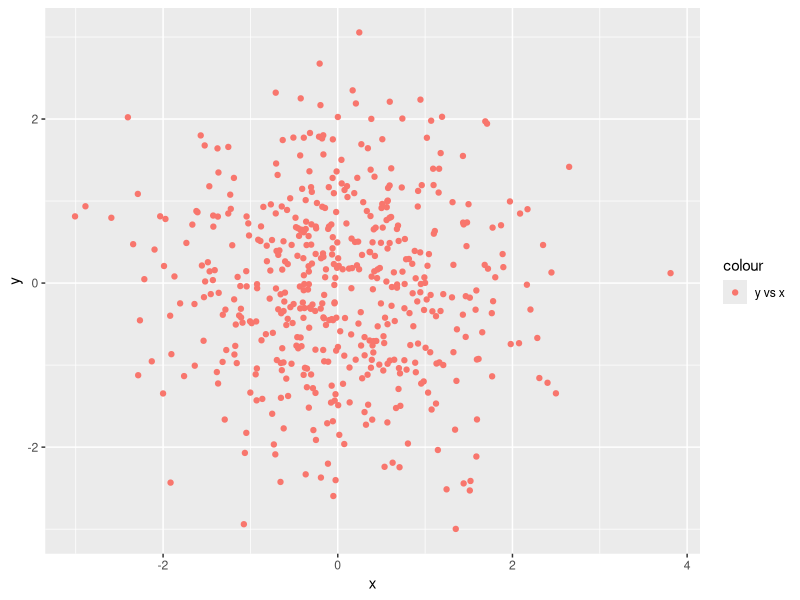
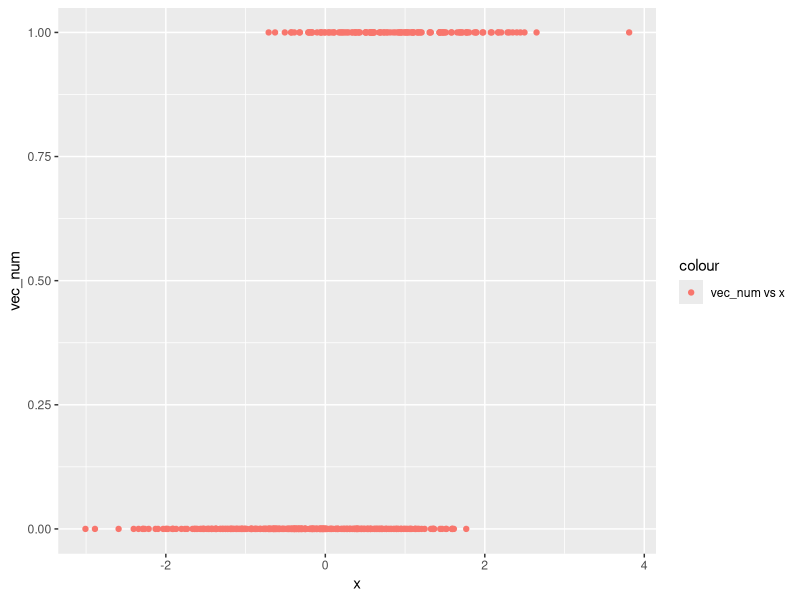
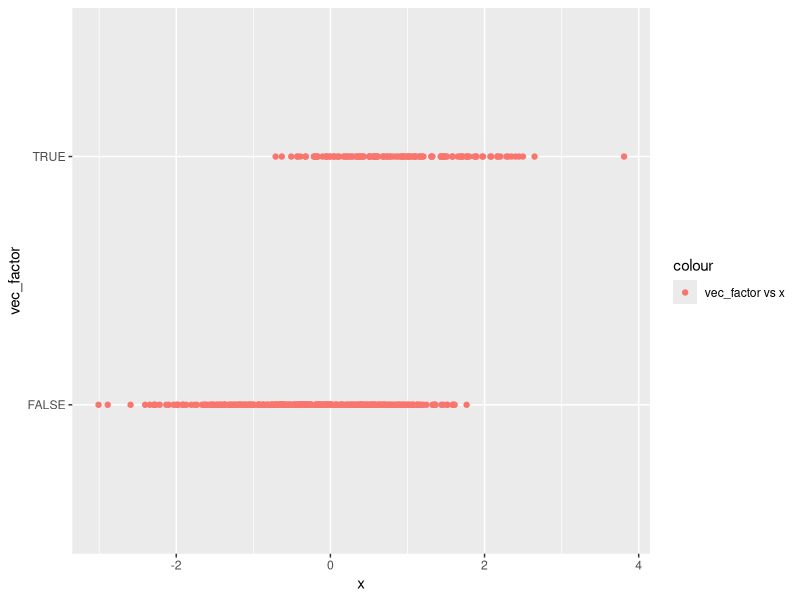
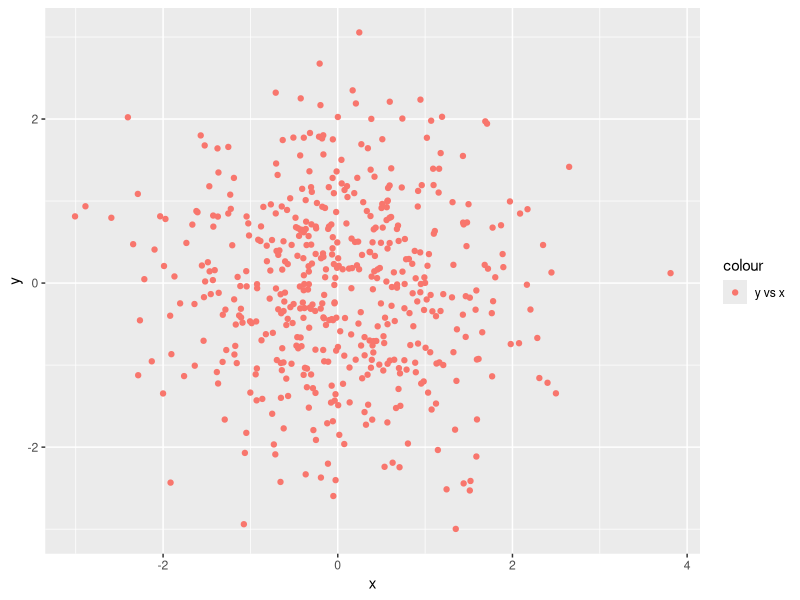

The R source for these figures, in order:
## ---- chunk 1
library(tidyverse)

set.seed(1)
first_df = tibble(
  sample = rnorm(8),
  vec_log = sample > 0,
  vec_char = c("My", "name", "is", "YI", "LIU", "and", "study", "biostatistics"),
  vec_factor = factor(c("high", "medium", "low", "high", "medium", "low", "low", "low"))
)

## ---- chunk 2
as.numeric(pull(first_df, vec_log)) * pull(first_df, sample)
as.factor(pull(first_df, vec_log)) * pull(first_df, sample)
as.numeric(as.factor(pull(first_df, vec_log))) * pull(first_df, sample)

## ---- chunk 3
second_df = tibble(
  x = rnorm(500),
  y = rnorm(500),
  vec_log2 = (x + y) > 1,
  vec_num = as.numeric(vec_log2),
  vec_factor = as.factor(vec_log2)
)

## ---- chunk 4
ggplot(second_df, aes(x = x, y = y, color = "y vs x")) + geom_point()
ggsave("hw1_plot1_yl4358.pdf")
ggplot(second_df, aes(x = x, y = vec_num, color = "vec_num vs x")) + geom_point()
ggplot(second_df, aes(x = x, y = vec_factor, color = "vec_factor vs x")) + geom_point()
